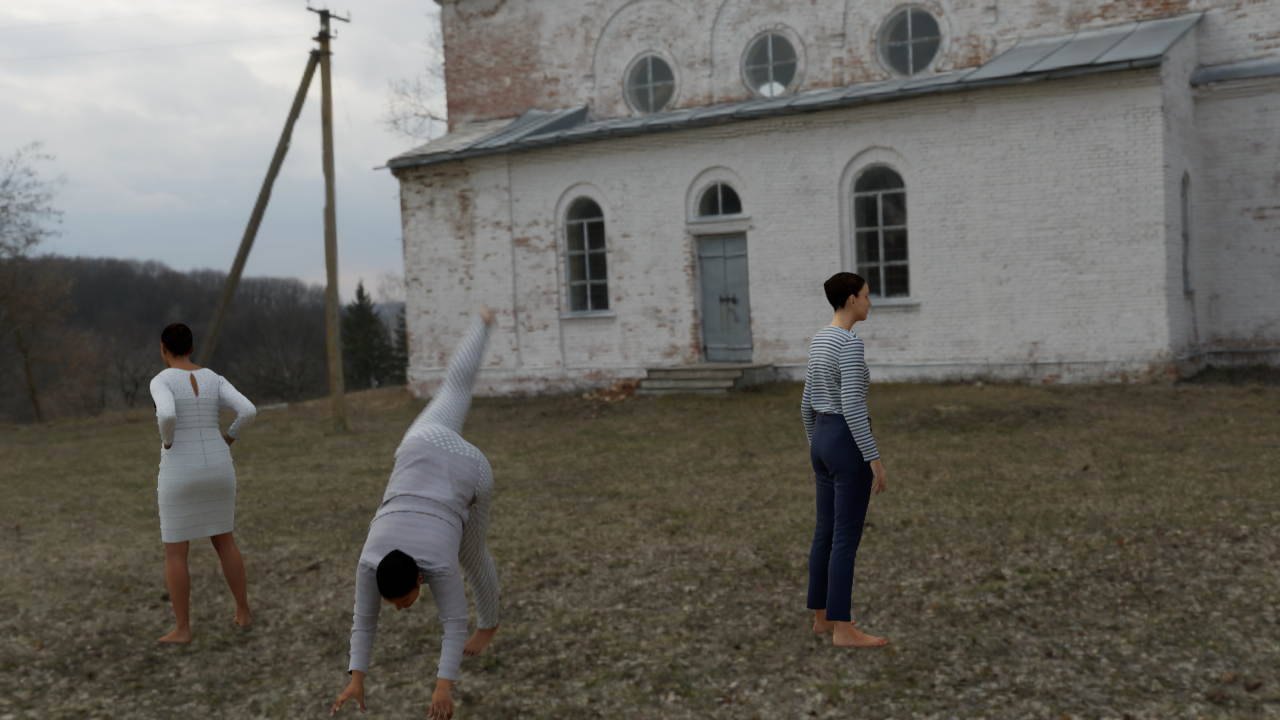
#> input picture toy_data/png/seq_000000/seq_000000_0000.png, 1280 x 720 px; its folder holds only this picture in this run
$ python create_dataset.py
#> lines starting #> are read from the running program, lines starting #| are printed output that depends on the picture
'''
Iterate over depth & rgb images.
Convert the depth values from exr to png.
Save the depth & imgs in a single new folder
Also create the necessary txt file
'''


import pyexr
import numpy as np
import cv2
import os
import glob
import shutil


def exr_to_nyu_depth_v2(exr_path, png_output_path, mask_png):
    # Read the EXR image
    exr_data = pyexr.open(exr_path)

    # Extract the channel representing depth (you may need to adjust this based on your specific EXR file)
    #depth_channel = exr_data.get("Z")
    depth_channel = exr_data.get()[..., 0]

    # Convert the depth channel to a numpy array
    depth_np = np.array(depth_channel)

    # Map the depth values to the 8-bit range (0 to 255)
    #depth_uint8 = np.clip((depth_np / depth_np.max()) * 255, 0, 255).astype(np.uint8)
    depth_uint16 = (depth_np).astype(np.uint16)

    #mask_png = 1 - mask_png
    #depth_uint16 *= mask_png

    # Define the new width and height
    new_width = 512
    new_height = 384

    # Resize the depth image
    resized_depth_image = cv2.resize(depth_uint16, (new_width, new_height), interpolation=cv2.INTER_LINEAR)

    # Save the depth map as PNG (you may need to adjust the image format based on your use case)
    cv2.imwrite(png_output_path, resized_depth_image)


if __name__ == '__main__':

    #instead of seperate exr & png roots, we can have the root pth and we can create the exr & png paths

    folder_pths = ["/home/cankeles/be_imagedata_download/20221011_1_250_batch01hand_closeup_suburb_a", "/home/cankeles/be_imagedata_download/20221010_3-10_500_batch01hand_zoom_suburb_d", "/home/cankeles/be_imagedata_download/20221010_3_1000_batch01hand"]
    data_root = r"/home/cankeles/be_imagedata_download/20221010_3_1000_batch01hand"

    exr_root = os.path.join(data_root, "depth")
    png_root = os.path.join(data_root, "png")
    mask_root = os.path.join(data_root, "masks")

    new_data_root = r"/home/cankeles/be_imagedata_download/data_fixed"

    #Originally, BEDLAM is 30 fps
    des_fps = 6

    for exr_seq in sorted(glob.glob(os.path.join(exr_root, "*"))):
        cfps = 0

        #Create the folder for the new sequence
        new_seq_dir = os.path.join(new_data_root, f"{os.path.normpath(exr_seq).split(os.sep)[-3]}_{os.path.split(exr_seq)[-1]}")
        os.mkdir(new_seq_dir)

        for exr_pth in sorted(glob.glob(os.path.join(exr_seq, "*.exr"))):

            #print(f"exr_path: {os.path.split(exr_pth)[-1][:-9] + 'env.png'}")

            if cfps % des_fps==0:
                id = exr_pth.split('_')[-2]
                depth_pth = os.path.join(new_seq_dir, f"sync_depth_{id}.png")

                #mask_pth = os.path.join(mask_root, os.path.split(exr_seq)[-1], f"{os.path.split(exr_pth)[-1][:-9]}env.png")

                #mask_png = cv2.imread(mask_pth)

                #All 3 channels of the mask are equal
                exr_to_nyu_depth_v2(exr_pth, depth_pth, []) #mask_png[:, :, 0])

            cfps +=1

    #print(f"Done with exr files, proceeding to pngs.")
    for png_seq in sorted(glob.glob(os.path.join(png_root, "*"))):
        cfps = 0

        #Create the folder for the new sequence
        new_seq_dir = os.path.join(new_data_root, f"{os.path.normpath(png_seq).split(os.sep)[-3]}_{os.path.split(png_seq)[-1]}")

        for png_pth in sorted(glob.glob(os.path.join(png_seq, "*.png"))):

            if cfps % des_fps==0:
                id = png_pth.split('_')[-1]

                new_png_pth = os.path.join(new_seq_dir, f"rgb_{id}")

                rgb_image = cv2.imread(png_pth)
#> rgb_image is the input picture: shape (720, 1280, 3); mean B, G, R 95, 101.3, 103.4

                #Set desired image size
                new_width = 512
                new_height = 384

                # Resize the RGB image
                resized_rgb_image = cv2.resize(rgb_image, (new_width, new_height), interpolation=cv2.INTER_LINEAR)
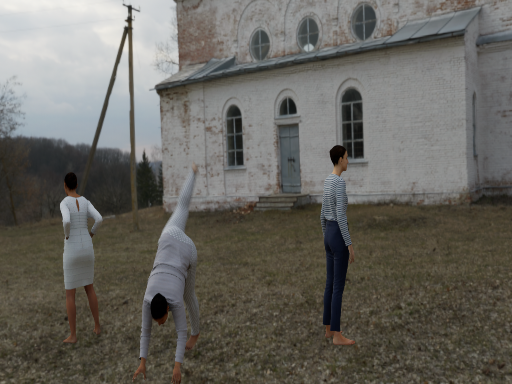
#> resized_rgb_image: shape (384, 512, 3); mean B, G, R 94.9, 101.2, 103.3
                cv2.imwrite(new_png_pth, resized_rgb_image)

                #shutil.copy(png_pth, new_png_pth)

            cfps += 1
